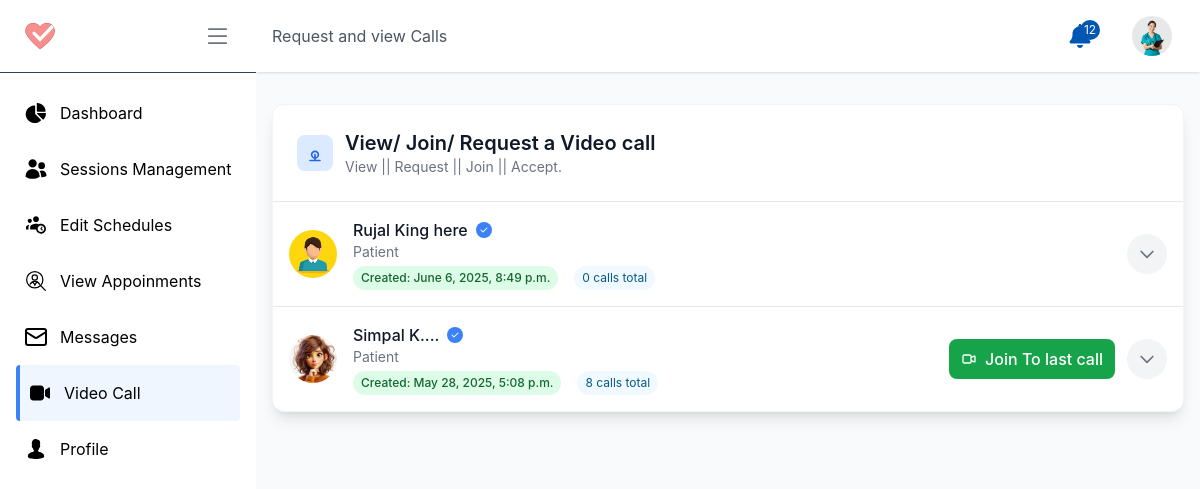
The page /d/view-v-call/ (signed in) on the database its author committed.
### account/models.py (models this page shows, shortened)
class Profile(models.Model):
    user = models.OneToOneField(User, on_delete=models.CASCADE, related_name="profile")
    role = models.CharField(max_length=10, choices=USER_ROLES, default='patient')
    profile_pic = models.ImageField(upload_to='profile_pictures/', default='profile_pictures/default.jpg')
    phone_regex = RegexValidator(regex=r'^\+?1?\d{9,15}$', message="Phone number must be entered in the format: '+999999999'. Up to 15 digits allowed.")
    ph_number = models.CharField(validators=[phone_regex], max_length=16, blank=True) # validators should be a list
    address = models.CharField(max_length=255, blank=True)
    date_of_birth = models.DateField(null=True, blank=True)
    gender = models.CharField(max_length=10, choices=[('male', 'Male'), ('female', 'Female'), ('other', 'Other')], blank=True)
    email_notification = models.BooleanField(default=True)
    sms_notification = models.BooleanField(default=True)
    reminders = models.BooleanField(default=True)
    token = models.CharField(max_length=255, blank=True, null=True)
    token_expiry = models.DateTimeField(null=True, blank=True)
    created_at = models.DateTimeField(auto_now_add=True)
    updated_at = models.DateTimeField(auto_now=True)
    is_active = models.BooleanField(default=True)
    is_verified = models.BooleanField(default=False)

class Conversation(models.Model):
    participants = models.ManyToManyField(Profile, related_name='conversations')
    uuid = models.UUIDField(unique=True, editable=True, null=True, blank=True)
    status_choices = (
        ('initiated', 'Initiated'),
        ('active', 'Active'),
        ('requested', 'Requested'),
        ('rejected', 'Rejected'),
        ('archived', 'Archived'),
        ('deleted', 'Deleted'),
    )
    conv_type_choices = (
        ('audio', 'Audio'),
        ('video', 'Video'),
    )
    status = models.CharField(max_length=10, choices=status_choices, default='requested')
    conv_type = models.CharField(max_length=10, choices=conv_type_choices, default='audio')
    created_at = models.DateTimeField(auto_now_add=True)

### doctor/views.py (the view)
# urls.py: path('view-v-call/', view_v_call, name='view_v_call'), # view calls
@login_required_with_message(login_url='account:login', message="You need to log in to view your Video Calls.", only=['doctor'])
def view_v_call(request: HttpRequest):
    if request.method != 'POST':
        profile: Profile = request.user.profile
        convs =  Conversation.objects.filter(
            participants=request.user.profile
        ).order_by('-created_at')
        for conversation in convs:
            conversation.other_participant = conversation.participants.exclude(
                id=profile.id
            ).first()
    return render(request, 'pages/doctor/list-v-call.html',{ 'conv': convs,}  )

### templates/pages/doctor/list-v-call.html (shortened to what this page needs)
{% extends "pages/doctor/D_base.html" %}
{% load static %}
{% block pageof %} Request and view Calls {% endblock pageof %}
{% block linkPageof %} /d/view-v-call/ {% endblock linkPageof %}
{% block content %}
    <div class="container px-4 py-8  ">
        <div class="bg-white rounded-xl shadow-lg overflow-hidden border border-gray-100">
            <div class="flex items-center justify-between p-6 border-b border-gray-200 dark:border-gray-700">
                <div class="flex items-center space-x-3">
                    <div class="p-2 bg-blue-100 dark:bg-blue-900/30 rounded-lg">
                        <svg xmlns="http://www.w3.org/2000/svg" class="w-5 h-5 text-blue-600 dark:text-blue-400" fill="none" viewBox="0 0 24 24" stroke="currentColor">
                            <path stroke-linecap="round" stroke-linejoin="round" stroke-width="2" d="M16 14a4 4 0 10-8 0 4 4 0 008 0zM12 14v7m-6 0h12" />
                        </svg>
                    </div>
                    <div>
                        <h2 class="text-xl font-semibold text-gray-900 dark:text-white">View/ Join/ Request a Video  call</h2>
                        <p class="text-sm text-gray-500 dark:text-gray-400">View || Request || Join || Accept.</p>
                    </div>
                </div>
            </div>
            <div class="bg-white rounded-xl shadow-sm overflow-hidden">
                {% if conv %}
                    {% for each_convo in conv %}
                        <div class="border-gray-200 border-b last:border-b-0">
                            <div class="p-4 flex flex-col md:flex-row md:items-center gap-4 hover:bg-gray-50 transition-colors">
                                <div class="flex items-center flex-1">
                                    <img
                                        src="{{each_convo.other_participant.profile_pic.url}}"
                                        alt="{{each_convo.other_participant.user.first_name}}"
                                        class="w-12 h-12 rounded-full object-cover ring-2 ring-white shadow-sm"
                                    />
                                    <div class="ml-4 flex-1 min-w-0">
                                        <div class="flex items-center space-x-2">
                                            <h3 class="font-medium text-gray-900 truncate">{{each_convo.other_participant.user.first_name}}</h3>
                                            {% if each_convo.other_participant.is_verified %}
                                                <div class="w-4 h-4 bg-blue-500 rounded-full flex items-center justify-center">
                                                    <svg class="w-2.5 h-2.5 text-white" fill="currentColor" viewBox="0 0 20 20">
                                                        <path fill-rule="evenodd" d="M16.707 5.293a1 1 0 010 1.414l-8 8a1 1 0 01-1.414 0l-4-4a1 1 0 011.414-1.414L8 12.586l7.293-7.293a1 1 0 011.414 0z" clip-rule="evenodd" />
                                                    </svg>
                                                </div>
                                            {% endif %}
                                        </div>
                                        {% if each_convo.other_participant.role == 'doctor'%}
                                            <p class="text-sm text-gray-500 truncate">{{each_convo.other_participant.doctor_profile.specialization}}</p>
                                        {% else %}
                                            <p class="text-sm text-gray-500 truncate">Patient</p>
                                        {% endif %}
                                        <div class="flex items-center space-x-4 mt-1">
                                            <span class="inline-flex items-center px-2 py-1 rounded-full text-xs font-medium bg-green-100 text-green-800">
                                                Created: {{ each_convo.created_at }}
                                            </span>
                                            <span class="text-xs text-sky-800 bg-sky-50 px-2 py-1 rounded-full ">
                                                {{ each_convo.convosation_calls.count }} calls total
                                            </span>
                                        </div>
                                    </div>
                                </div>
                                <div class="flex items-center space-x-3 mt-2 md:mt-0">
                                    <div>
                                        {% with last_call=each_convo.convosation_calls.all.last %}
                                            {% if last_call and last_call.status != 'completed' %}
                                                <a href="/d/join-v-call/{{ last_call.uuid }}/"
                                                    target="_blank"
                                                    class="inline-flex items-center px-3 py-2 font-medium text-white bg-green-600 hover:bg-green-700 rounded-lg transition-colors">
                                                    <span>Join To last call</span>
                                                </a>
                                            {% endif %}
                                        {% endwith %}
                                    </div>
                                    <button type="button"
                                            class="dropdown-toggle-btn relative inline-flex items-center justify-center w-10 h-10 text-gray-500 bg-gray-100 rounded-full hover:bg-gray-200 focus:outline-none transition-colors"
                                            data-conversation-id="{{ each_convo.id }}">
                                        <svg class="w-5 h-5" fill="none" stroke="currentColor" viewBox="0 0 24 24">
                                            <path stroke-linecap="round" stroke-linejoin="round" stroke-width="2" d="M19 9l-7 7-7-7"></path>
                                        </svg>
                                    </button>
                                </div>
                            </div>
                        </div>
                    {% endfor %}
                {% endif %}
            </div>
        </div>
    </div>
{% endblock content %}

### templates/pages/doctor/D_base.html (shortened to what this page needs)
{% load static %}
{% load url_resolver %}
<!DOCTYPE html>
<html lang="en">
    <head>
        <link rel="stylesheet" href="{% static 'styles.css' %}" />
    </head>
    <body class="flex flex-col min-h-screen">
        <div class="flex flex-row flex-1">
            <div id="sidebarPanel"
                class="w-64 fixed inset-y-0 z-30 lg:relative bg-white h-screen transform -translate-x-full transition-transform duration-300 ease-in-out lg:translate-x-0 ">
                <div class="text-white flex-shrink-0 ">
                    <div class="flex flex-row justify-between items-center py-5 px-6 border-b border-gray-700">
                        <a href="/" class="shortBarToggle">
                            <img src="{% static 'icon-64.png' %}" alt="Logo" class="h-8 w-auto object-cover">
                        </a>
                        <button class=" p-0 ">
                        </button>
                    </div>
                    <div class="overflow-y-auto h-full ">
                        <ul class=" px-4 mt-3" id="menuList">
                            <li class="menuListItems dashboard-nav">
                                <a href="{% url 'doctor:doctor_dashboard' %}"
                                    class=" flex items-center py-4 text-black hover:bg-blue-50 rounded px-2 no-underline  hover:border-l-4 border-blue-500 ">
                                    <span class="mr-3">
                                    </span>
                                    <span class="shortBarToggle">Dashboard</span>
                                </a>
                            </li>
                            <li class="menuListItems SessionMng-nav">
                                <a href="{% url 'doctor:SessionMng' %}"
                                    class=" flex items-center py-4 text-black hover:bg-blue-50 rounded px-2 no-underline  hover:border-l-4 border-blue-500 ">
                                    <span class="mr-3">
                                    </span>
                                    <span class="shortBarToggle">Sessions Management</span>
                                </a>
                            </li>
                            <li class="menuListItems edit_schedules-nav">
                                <a href="{% url 'doctor:d_edit_schedules' %}"
                                    class=" flex items-center py-4 text-black hover:bg-blue-50 rounded px-2 no-underline  hover:border-l-4 border-blue-500 ">
                                    <span class="mr-3">
                                    </span>
                                    <span class="shortBarToggle">Edit Schedules</span>
                                </a>
                            </li>
                            <li class="menuListItems ViewPatients-nav">
                                <a href="{% url 'doctor:ViewPatients_d' %}"
                                    class=" flex items-center py-4 text-black hover:bg-blue-50 rounded px-2 no-underline  hover:border-l-4 border-blue-500 ">
                                    <span class="mr-3">
                                    </span>
                                    <span class="shortBarToggle">View Appoinments</span>
                                </a>
                            </li>
                            <li class="menuListItems message-nav">
                                <a href="{% url 'doctor:message' %}"
                                    class=" flex items-center py-4 text-black hover:bg-blue-50 rounded px-2 no-underline  hover:border-l-4 border-blue-500 ">
                                    <span class="mr-3">
                                        <svg xmlns="http://www.w3.org/2000/svg" class="h-6 w-6" fill="none"
                                            stroke="currentColor" stroke-width="2" stroke-linecap="round"
                                            stroke-linejoin="round" viewBox="0 0 24 24">
                                            <rect width="20" height="16" x="2" y="4" rx="2"></rect>
                                            <path d="m22 7-8.97 5.7a1.94 1.94 0 0 1-2.06 0L2 7"></path>
                                        </svg>
                                    </span>
                                    <span class="shortBarToggle">Messages</span>
                                </a>
                            </li>
                            <li class="menuListItems joinVCall-nav">
                                <a href="{% url 'doctor:view_v_call' %}"
                                    class=" flex items-center py-4 text-black hover:bg-blue-50 rounded px-2 no-underline  hover:border-l-4 border-blue-500 ">
                                    <span class="mr-3">
                                    </span>
                                    <span class="shortBarToggle">Video Call</span>
                                </a>
                            </li>
                            <li class="menuListItems profile-nav">
                                <a href="{% url 'doctor:profile' %}"
                                    class=" flex items-center py-4 text-black hover:bg-blue-50 rounded px-2 no-underline  hover:border-l-4 border-blue-500 ">
                                    <span class="mr-3">
                                    </span>
                                    <span class="shortBarToggle">Profile</span>
                                </a>
                            </li>
                        </ul>
                    </div>
                </div>
            </div>
            <div class="flex flex-col flex-1 bg-slate-50 overflow-x-hidden">
                <header class="flex items-center justify-between px-4 py-2 bg-white shadow z-20">
                    <nav class="hidden lg:flex space-x-6 bg-white py-4">
                        <a href="{% block linkPageof %} {% endblock linkPageof %}" class="text-gray-600 hover:text-blue-500
                                no-underline">{% block pageof %} {% endblock pageof %}</a>
                    </nav>
                    <ul class="flex items-center space-x-4 ">
                        <li class="px-2 sm:px-3">
                            <div class="group/notify flex items-center py-4 relative">
                                <button class="flex items-center relative" type="button" id="dropdownMenuButton1"
                                    data-dropdown-toggle="notificationDropdown">
                                    <span
                                        class="absolute -top-1 -right-2 flex items-center justify-center w-5 h-5 text-xs text-white bg-primary rounded-full"
                                        id="header-notification-counter">12</span>
                                </button>
                            </div>
                        </li>
                        <li class="px-2 sm:px-3">
                            <div class="relative group/profile-dropdown">
                                <a class="block w-10 h-10 rounded-full overflow-hidden cursor-pointer">
                                    <img src="{{ user.profile.profile_pic.url }}" class="w-full h-full object-cover"
                                        alt="profile image">
                                </a>
                            </div>
                        </li>
                    </ul>
                </header>
                {% block content %} {% endblock content %}
            </div>
        </div>
    </body>
</html>

### rows shown on the page
Conversation: other_participant.profile_pic (placeholder picture), other_participant.user.first_name "Rujal King here", shows "Patient", created_at "June 6, 2025, 8:49 p.m.", convosation_calls.count "0"
Conversation: other_participant.profile_pic (picture), other_participant.user.first_name "Simpal K....", shows "Patient", created_at "May 28, 2025, 5:08 p.m.", convosation_calls.count "8"
